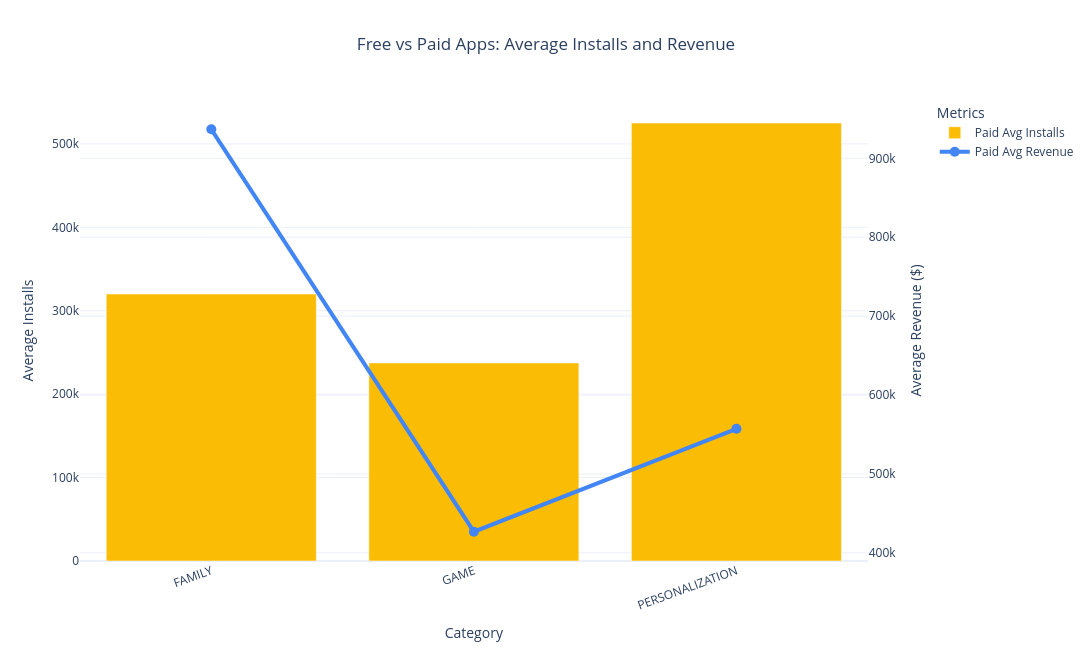

Notebook cell for this chart:
### Code cell
# Axis Styling
fig.update_xaxes(
    title_text="Category",
    tickangle=-20
)
# Left Axis
fig.update_yaxes(
    title_text="Average Installs",
    separatethousands=True,
    secondary_y=False
)
# Right Axis
fig.update_yaxes(
    title_text="Average Revenue ($)",
    separatethousands=True,
    secondary_y=True
)

### Figure 1 — Plotly figure (JSON) as saved in the notebook; plotly's stock layout.template omitted (floating-point values rounded to 4 significant figures)
{"data": [{"hovertemplate": "<b>Category:</b> %{x}<br><b>Avg Installs:</b> %{y:,}<extra></extra>", "marker": {"color": "#34A853"}, "name": "Free Avg Installs", "offsetgroup": "Free", "type": "bar", "x": [], "xaxis": "x", "y": [], "yaxis": "y"}, {"hovertemplate": "<b>Category:</b> %{x}<br><b>Avg Installs:</b> %{y:,}<extra></extra>", "marker": {"color": "#FBBC05"}, "name": "Paid Avg Installs", "offsetgroup": "Paid", "type": "bar", "x": ["FAMILY", "GAME", "PERSONALIZATION"], "xaxis": "x", "y": [320000.0, 237500.0, 525000.0], "yaxis": "y"}, {"hovertemplate": "<b>Category:</b> %{x}<br><b>Avg Revenue:</b> $%{y:,.2f}<extra></extra>", "line": {"color": "#EA4335", "width": 4}, "marker": {"size": 10}, "mode": "lines+markers", "name": "Free Avg Revenue", "type": "scatter", "x": [], "xaxis": "x", "y": [], "yaxis": "y2"}, {"hovertemplate": "<b>Category:</b> %{x}<br><b>Avg Revenue:</b> $%{y:,.2f}<extra></extra>", "line": {"color": "#4285F4", "width": 4}, "marker": {"size": 10}, "mode": "lines+markers", "name": "Paid Avg Revenue", "type": "scatter", "x": ["FAMILY", "GAME", "PERSONALIZATION"], "xaxis": "x", "y": [936800.0, 426800.0, 557200.0], "yaxis": "y2"}], "layout": {"barmode": "group", "height": 650, "hovermode": "x unified", "legend": {"title": {"text": "Metrics"}}, "title": {"text": "Free vs Paid Apps: Average Installs and Revenue", "x": 0.5}, "width": 1200, "xaxis": {"anchor": "y", "domain": [0, 0.94], "tickangle": -20, "title": {"text": "Category"}}, "yaxis": {"anchor": "x", "domain": [0, 1], "separatethousands": true, "title": {"text": "Average Installs"}}, "yaxis2": {"anchor": "x", "overlaying": "y", "separatethousands": true, "side": "right", "title": {"text": "Average Revenue ($)"}}}}
